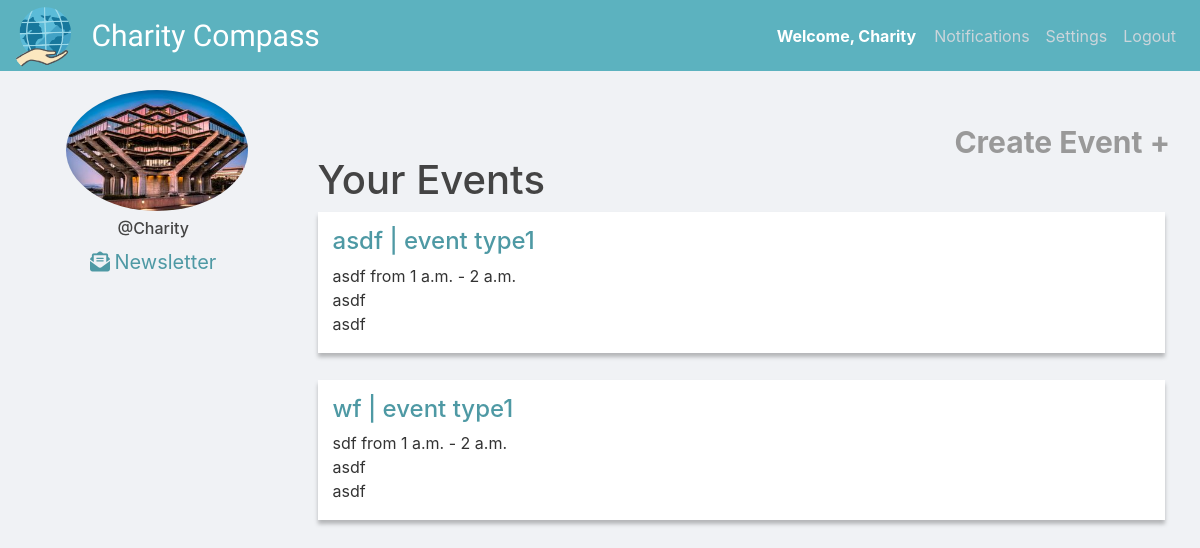
The app's page /charities/ (signed in) with its own data.
### users/models.py (models this page shows, shortened)
class User(AbstractUser):
    is_charity = models.BooleanField(default=False)
    is_volunteer = models.BooleanField(default=False)

class Charity(models.Model):
    user = models.OneToOneField(User, on_delete=models.CASCADE, primary_key=True)
    charity_name = models.CharField(max_length=30, null=True, blank=True)
    description = models.TextField(default='',blank=True)
    favorite = models.ManyToManyField(User, related_name='favorite_charity', blank=True)
    slug = models.SlugField(max_length=250, null=True, blank=True)
    website = models.URLField(max_length=200, null=True, blank=True)
    address = models.CharField(max_length=200, null=True, blank=True)

class UserSettings(models.Model):
    user = models.OneToOneField(User, on_delete=models.CASCADE)
    image = models.ImageField(default='default.jpg', upload_to='profile_pics')

### events/models.py (models this page shows, shortened)
class Event(models.Model):
    user = models.ForeignKey(users.models.User, on_delete=models.CASCADE, related_name='events')
    owner = models.ForeignKey(users.models.Charity, on_delete=models.CASCADE, related_name='events')
    title = models.CharField(max_length=80)
    event_type = models.ForeignKey(EventType, on_delete=models.CASCADE, related_name='events')
    event_date = models.CharField(max_length=60)
    description = models.TextField()
    location = models.CharField(max_length=60)
    start_time = models.TimeField(auto_now=False, auto_now_add=False)
    end_time = models.TimeField(auto_now=False, auto_now_add=False)
    interested = models.ManyToManyField(users.models.User, related_name='interested_events', blank=True)
    registered = models.ManyToManyField(users.models.User, related_name='registered_volunteers', blank=True)

class EventType(models.Model):
    name = models.CharField(max_length=30)
    def __str__(self):
        return self.name

### users/views/charities.py (the view)
# urls.py: path('', charities.DashboardView.as_view(), name='charity_dashboard'),
@method_decorator([login_required, charity_required], name='dispatch')
class DashboardView(ListView):
    model = Event
    context_object_name = 'events'
    template_name = 'users/charities/dashboard.html'
    paginate_by = 5
    def get_queryset(self):
        queryset = Event.objects.filter(user=self.request.user)
        return queryset.order_by('event_date')

### users/templates/users/charities/dashboard.html (shortened to what this page needs)
{% extends "base/base.html" %} {% block content %}
<div class="dashboard">
	<div class="dashboard-welcome">
		<img class="article-img" src="{{user.usersettings.image.url}}" />
		<br />
		<div class="charity-feed">
			<h6>@{{ user.username }}</h6>
			<div>
				<i class="fas fa-envelope-open-text newsletter"></i>
				<a class="newsletter" href="{% url 'charities:send_newsletter' %}">Newsletter</a>
			</div>
		</div>
	</div>
	<div class="dashboard-links" style="float: right">
		<a class="dashboard-link" href="{% url 'charities:event_add' %}">Create Event +</a>
	</div>
	<br /><br /><br /><br />
	<div class="dashboard-content">
		<div class="event-feed charity-event-feed">
			<h1>Your Events</h1>
			 {% for event in events %}
			<article class="event">
				<div class="event-content">
					<a class="event-owner" href="{% url 'charities:event_detail' event.pk %}">
						<h4 class="event-owner">{{event.title}} | {{event.event_type}}</h4>
					</a>
					<p>
						{{event.event_date}} from {{event.start_time}} - {{event.end_time}}
						<br />
						{{event.location}}
						<br />
						{{event.description}}
					</p>
				</div>
			</article>
			{% endfor %}
		</div>
	</div>
</div>
{% endblock content %}

### base/templates/base/base.html (shortened to what this page needs)
{% load static %}
<!DOCTYPE html>
<html>
<head>
	<link rel="stylesheet" href="https://maxcdn.bootstrapcdn.com/bootstrap/4.0.0/css/bootstrap.min.css"
 />
	<link rel="stylesheet" type="text/css" href="{% static 'base/main.css' %}" />
</head>
<body>
	<header class="site-header">
		<nav class="navbar navbar-expand-md navbar-dark bg-steel fixed-top">
			<div class="navbar-container">
				<div class="logo-title">
					<a class="navbar-brand" href="/">
						<div class="logo-image">
							<img src="../../../media/profile_pics/charity_compass_logo.png" class="img-fluid" />
						</div>
					</a>
					<a href="/" class="navbar-title navbar-brand mr-4">Charity Compass</a>
				</div>
				<div class="navbar-right">
					<div class="welcome-user">
						<a href="/" class="welcome-user-link">
							{% if user.is_authenticated%} {% if user.is_charity %}
							<p>Welcome, {{user.charity.charity_name}}</p>
							{% else %}
							<p>Welcome, {{user.volunteer.first_name}}</p>
							{% endif %} {% endif %}
						</a>
					</div>
					<div class="navbar-link collapse navbar-collapse" id="navbarToggle" style="float: right">
						<div class="navbar-nav">
							{% if user.is_authenticated %}
							<a class="nav-item nav-link" href="{% url 'notifications' %}">Notifications</a>
							{% if user.is_charity %}
							<a class="nav-item nav-link" href="{% url 'charities:charity_settings' %}">Settings</a>
							{% else %}
							<a class="nav-item nav-link" href="{% url 'volunteers:volunteer_settings' %}">Settings</a>
							{% endif %}
							<a class="nav-item nav-link" href="{% url 'logout' %}">Logout</a>
							{% else %}
							<a class="nav-item nav-link" href="{% url 'login' %}">Login</a>
							<a class="nav-item nav-link" href="{% url 'volunteer_signup' %}">Register</a>
							{% endif %}
						</div>
					</div>
				</div>
			</div>
		</nav>
	</header>
	<div>{% block content %}{% endblock %}</div>
</body>
</html>

### base/static/base/main.css (style rules this page uses)
body { background: #f0f2f5; color: #333333; margin-bottom: 6rem; }
h1, h2, h3, h4, h5, h6 { color: #444444; }
.bg-steel { background-color: #5f788a; }
.site-header .navbar-nav .nav-link { color: #cbd5db; }
.article-img { resize: both; max-width: 90%; height: fit-content; border-radius: 60%; margin-left: 7%; }
.navbar-container { width: 100%; }
.navbar-nav { float: right; }
.welcome-user { float: left; padding: 10px 10px 10px 10px; color: white; font-weight: bold; }
.welcome-user-link { color: white; }
.navbar-right { height: 15px; float: right; margin-top: 6px; }
.nav-link { float: right; padding: 10px 10px 10px 10px; }
.navbar { background-color: #5cb2bf; top: 0px; }
.navbar-title { color: white !important; font-family: "Oleo Script", cursive; font-size: 30px; }
.logo-image { width: 55px; height: 55px; margin-top: -75%; float: right; }
.logo-title { float: left; }
.dashboard { margin: 90px 0px 0px 10px; }
.dashboard-welcome { width: 17%; float: left; margin-left: 42px; }
.dashboard-links { font-size: 30px; display: flex; padding: 25px; justify-content: center; }
.dashboard-link { font-weight: bold; color: #999999; padding: 5px 5px 5px 5px; display: inline; }
.dashboard-content { margin: inherit; width: 100%; }
.charity-feed { display: flex; align-items: center; flex-direction: column; }
.charity-event-feed { margin-top: -120px !important; }
.event-feed { float: right; width: 75%; margin-top: -280px; }
.event { width: 95%; background-color: white; box-shadow: 0px 4px 4px rgba(0, 0, 0, 0.25); margin: 0% 0% 3% 0%; }
.event-content { padding: 15px 0px 1px 15px; }
.event-owner { color: #4e99a4; }
.newsletter { font-size: 20px; color: #4e99a4; }

### records on screen
User: charity.charity_name "Charity", usersettings.image (placeholder picture), username "Charity"
Event: title "asdf", event_type "event type1", event_date "asdf", start_time "1 a.m.", end_time "2 a.m.", location "asdf", description "asdf"
Event: title "wf", event_type "event type1", event_date "sdf", start_time "1 a.m.", end_time "2 a.m.", location "asdf", description "asdf"
